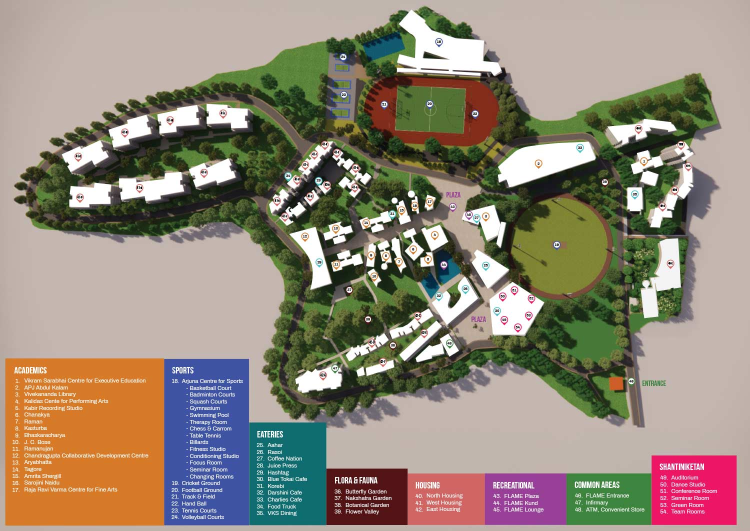
#> input picture assets/map/source-official-campus-map-2025.jpg, 1500 x 1061 px (shown at 1/2 size)
$ python stylise-map.py
#> lines starting #> are read from the running program, lines starting #| are printed output that depends on the picture
# Regenerates campus-map.jpg from the unmodified official map.
# Run from this folder: python3 stylise-map.py   (requires Pillow)
from PIL import Image, ImageDraw, ImageFilter, ImageChops, ImageOps, ImageEnhance
src=Image.open('source-official-campus-map-2025.jpg').convert('RGB')
#> src is the input picture: PIL image 1500x1061 RGB; mean R, G, B 147.6, 136.7, 121.4
W,H=src.size
#> W = 1500; H = 1061
d=ImageDraw.Draw(src)
bg=(194,180,172)
d.rectangle([0,712,500,H],fill=bg)      # legend boxes (key text not used in-game)
d.rectangle([496,842,656,H],fill=bg)
im=src.crop((60,10,1450,900))
w,h=im.size
#> w = 1390; h = 890
gray=ImageOps.grayscale(im)
sepia=ImageOps.colorize(gray,black=(38,30,20),mid=(150,128,92),white=(246,234,206))
S=im.convert('HSV').split()[1]
lowsat=S.point(lambda s: max(0,min(255,int(255-s*3.2))))          # 255 where grey/white
mixed=Image.composite(sepia,im,lowsat.point(lambda v:int(v*0.9)))
# background grey (lum ~181) -> parchment
bgm=gray.point(lambda l: max(0,min(255,int(255*(1-abs(l-181)/26)))))
bgm=ImageChops.multiply(bgm,lowsat).filter(ImageFilter.GaussianBlur(1.5))
parch=Image.new('RGB',(w,h),(231,214,178))
mixed=Image.composite(parch,mixed,bgm.point(lambda v:int(v*0.78)))
# soften greens toward forest/olive and lower overall saturation a touch
mixed=ImageEnhance.Color(mixed).enhance(0.86)
warm=Image.new('RGB',(w,h),(255,236,200))
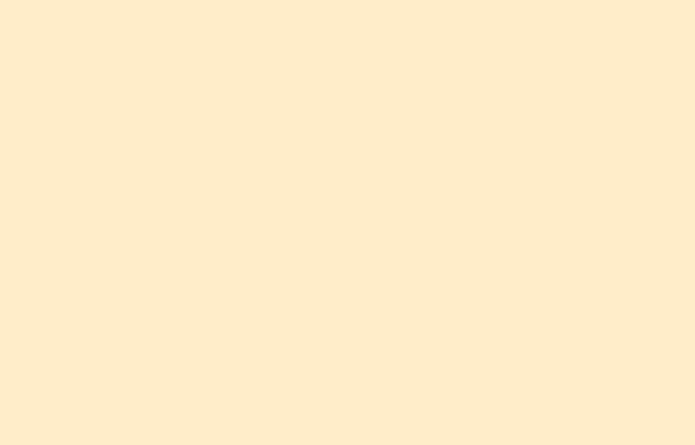
#> warm: PIL image 1390x890 RGB (shown at 1/2 size); mean R, G, B 255, 236, 200
mixed=ImageChops.multiply(mixed,warm)
mixed=ImageEnhance.Brightness(mixed).enhance(1.06)
# paper grain: coarse mottling + fine grain
coarse=Image.effect_noise((w//6,h//6),40).resize((w,h),Image.BICUBIC).filter(ImageFilter.GaussianBlur(4))
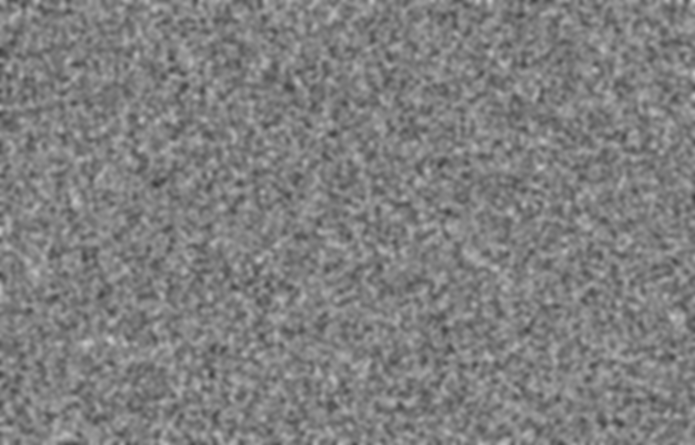
#> coarse: PIL image 1390x890 L (shown at 1/2 size); min 59, max 205, mean 127.3
coarse=coarse.point(lambda v: int(222+ (v-128)*0.22))
fine=Image.effect_noise((w,h),18).point(lambda v:int(236+(v-128)*0.12))
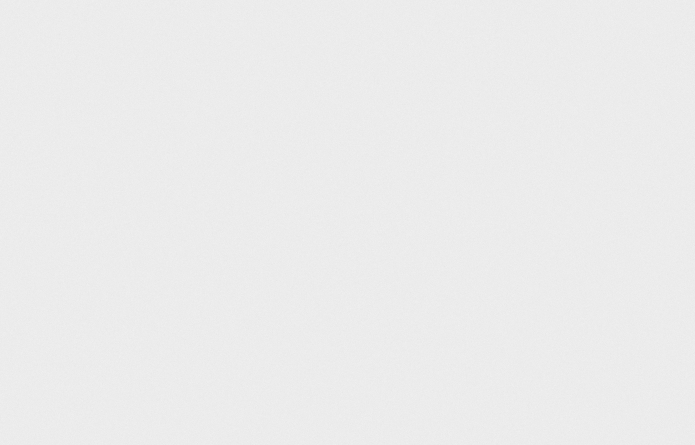
#> fine: PIL image 1390x890 L (shown at 1/2 size); min 224, max 246, mean 235.5
grain=ImageChops.multiply(coarse,fine).point(lambda v:min(255,int(v*1.13)))
mixed=ImageChops.multiply(mixed,Image.merge('RGB',(grain,grain,grain)))
# aged vignette
rg=Image.radial_gradient('L').resize((w,h),Image.BICUBIC)   # 0 centre -> 255 edge
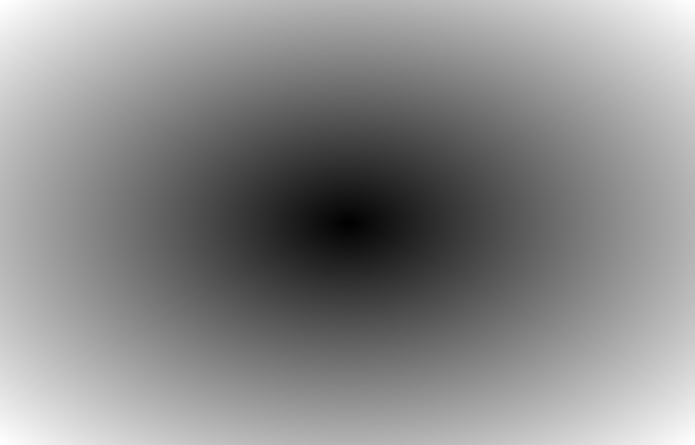
#> rg: PIL image 1390x890 L (shown at 1/2 size); min 0, max 255, mean 138.1
vig=rg.point(lambda v: max(0,min(255,int((v-150)*2.0))))
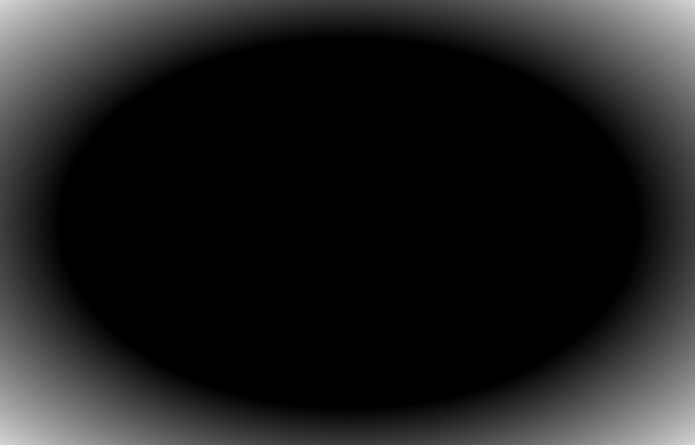
#> vig: PIL image 1390x890 L (shown at 1/2 size); min 0, max 210, mean 30.6
edge=Image.new('RGB',(w,h),(150,118,74))
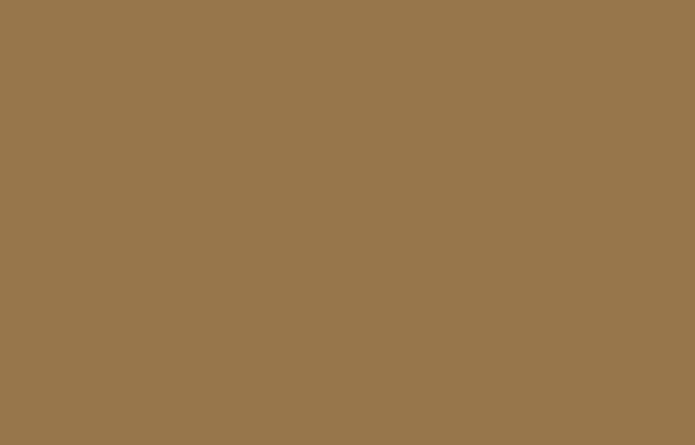
#> edge: PIL image 1390x890 RGB (shown at 1/2 size); mean R, G, B 150, 118, 74
out=Image.composite(edge,mixed,vig.point(lambda v:int(v*0.62)))
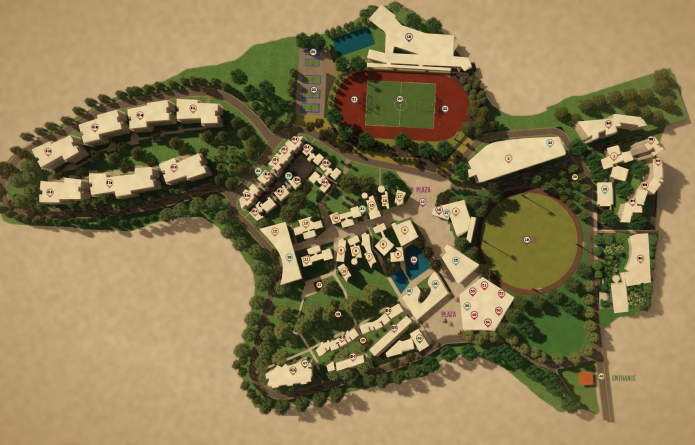
#> out: PIL image 1390x890 RGB (shown at 1/2 size); mean R, G, B 140, 124.3, 84.8
out.save('campus-map.jpg',quality=80,optimize=True,progressive=True)
print(out.size)
#| (1390, 890)
